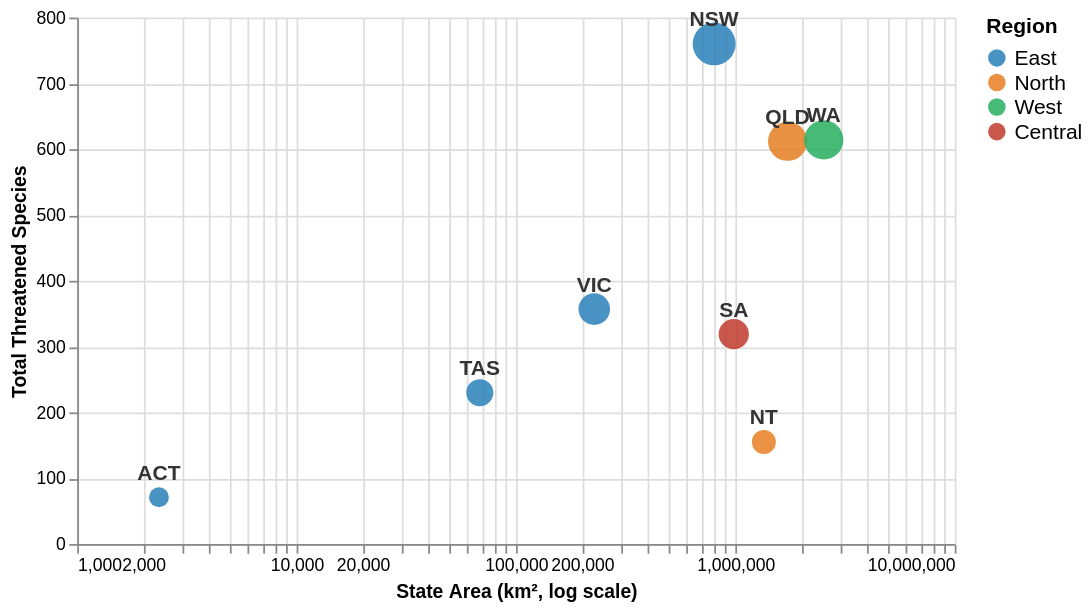

Express this chart as Vega-Lite.
### Vega-Lite specification from a JSON file in a GitHub repository (floating-point values rounded to 4 significant figures)
{"$schema": "https://vega.github.io/schema/vega-lite/v5.json", "description": "Threatened species count vs state land area. Source: DCCEEW Feb 2026.", "width": 500, "height": 300, "data": {"values": [{"state": "NSW", "area_km2": 800642, "total": 760, "region": "East"}, {"state": "VIC", "area_km2": 227444, "total": 357, "region": "East"}, {"state": "QLD", "area_km2": 1730648, "total": 612, "region": "North"}, {"state": "WA", "area_km2": 2529875, "total": 614, "region": "West"}, {"state": "SA", "area_km2": 983482, "total": 319, "region": "Central"}, {"state": "TAS", "area_km2": 68401, "total": 230, "region": "East"}, {"state": "NT", "area_km2": 1349129, "total": 155, "region": "North"}, {"state": "ACT", "area_km2": 2358, "total": 71, "region": "East"}]}, "layer": [{"mark": {"type": "circle", "opacity": 0.85}, "encoding": {"x": {"field": "area_km2", "type": "quantitative", "scale": {"type": "log"}, "axis": {"title": "State Area (km², log scale)", "grid": true}}, "y": {"field": "total", "type": "quantitative", "axis": {"title": "Total Threatened Species", "grid": true}}, "size": {"field": "total", "type": "quantitative", "scale": {"range": [80, 600]}, "legend": null}, "color": {"field": "region", "type": "nominal", "scale": {"domain": ["East", "North", "West", "Central"], "range": ["#2980b9", "#e67e22", "#27ae60", "#c0392b"]}, "legend": {"title": "Region", "labelFontSize": 12, "titleFontSize": 12}}, "tooltip": [{"field": "state", "type": "nominal", "title": "State"}, {"field": "area_km2", "type": "quantitative", "title": "Area (km²)", "format": ","}, {"field": "total", "type": "quantitative", "title": "Threatened Species"}]}}, {"mark": {"type": "text", "dy": -14, "fontSize": 12, "fontWeight": "600", "fill": "#333"}, "encoding": {"x": {"field": "area_km2", "type": "quantitative", "scale": {"type": "log"}}, "y": {"field": "total", "type": "quantitative"}, "text": {"field": "state", "type": "nominal"}}}], "config": {"background": "transparent", "view": {"stroke": null}}}
